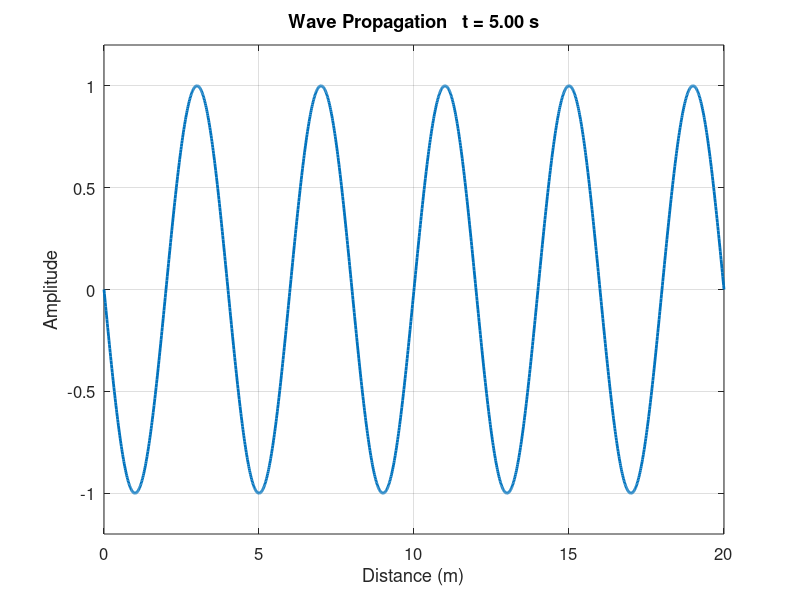

This chart was generated by the following MATLAB code:
%%%%%%%%%%%%%%%%%%%%%%%%%%%%%%%%%%%%%%%%%%%%%%%%%%%%%%%%%%%%%%%%%%%%%%%%%%%
% Project : Beamforming From First Principles Using MATLAB
%
% Chapter : 01 - Fundamentals of Waves
%
% Lesson  : 10 - What Is Wave Propagation?
%
% File    : Lesson10_What_Is_Wave_Propagation.m
%
% Description:
% Demonstrates wave propagation by visualizing how a sinusoidal wave
% travels through space over time using an animated plot.
%
% Version : 1.0.0
%%%%%%%%%%%%%%%%%%%%%%%%%%%%%%%%%%%%%%%%%%%%%%%%%%%%%%%%%%%%%%%%%%%%%%%%%%%

%% Add Common Functions to MATLAB Path

projectRoot = fileparts( ...
              fileparts( ...
              fileparts( ...
              fileparts(mfilename('fullpath')))));

addpath(fullfile(projectRoot,'Common'));

%% Initialization

clear;
clc;
close all;

%% Simulation Parameters

% Wave amplitude
amplitude = 1;

% Wave frequency (Hz)
frequency = 1;

% Wave propagation speed (m/s)
waveSpeed = 4;

% Initial phase (rad)
phase = 0;

% Wavelength (m)
wavelength = waveSpeed / frequency;

% Angular frequency (rad/s)
omega = 2*pi*frequency;

% Wave number (rad/m)
waveNumber = 2*pi / wavelength;

% Distance axis (m)
distance = linspace(0,20,1500);

% Simulation time (s)
simulationTime = 5;

% Frame rate (frames/s)
frameRate = 25;

% Time vector
time = 0:1/frameRate:simulationTime;

%% Create Figure

figure('Color','w');

%% Animation

for n = 1:length(time)

    % Propagating wave
    wave = amplitude * sin( ...
        omega*time(n) ...
        - waveNumber*distance ...
        + phase);

    plot(distance,...
         wave,...
         'LineWidth',2);

    grid on;
    box on;

    xlabel('Distance (m)');
    ylabel('Amplitude');

    title(sprintf('Wave Propagation   t = %.2f s',time(n)));

    ylim([-1.2 1.2]);
    xlim([0 max(distance)]);

    set(gca,'FontSize',12);

    drawnow;

end

%% Display Wave Parameters

fprintf('\n');
fprintf('Wave Parameters\n');
fprintf('-----------------------------\n');
fprintf('Frequency          : %.2f Hz\n',frequency);
fprintf('Propagation Speed  : %.2f m/s\n',waveSpeed);
fprintf('Wavelength         : %.2f m\n',wavelength);
fprintf('Angular Frequency  : %.2f rad/s\n',omega);
fprintf('Wave Number        : %.2f rad/m\n',waveNumber);
fprintf('\n');

%% Export Animation (Optional)

% Uncomment to export frames manually or create a video.
%
% exportgraphics(gcf,...
% fullfile('..','Figures',...
% 'Fig10_Wave_Propagation.png'),...
% 'Resolution',300);

%% End of Lesson
%
% Next Lesson:
% Lesson 11 - What Is Propagation Speed?
%
%%%%%%%%%%%%%%%%%%%%%%%%%%%%%%%%%%%%%%%%%%%%%%%%%%%%%%%%%%%%%%%%%%%%%%%%%%%
